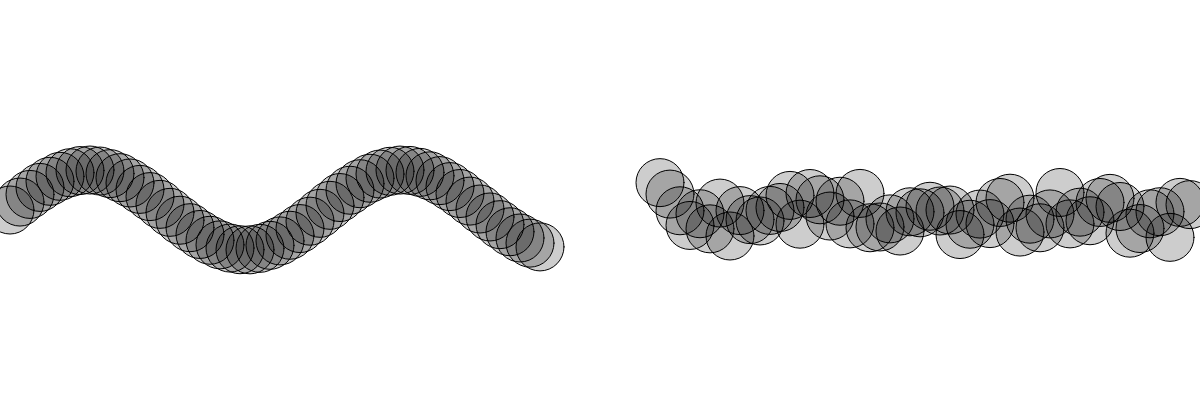
Frame 1 (no input)
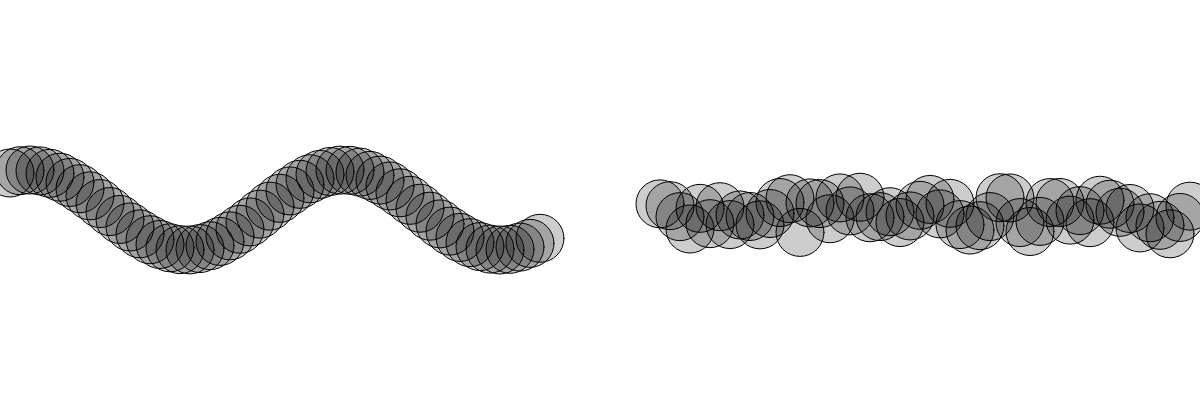
Frame 60 (no input)
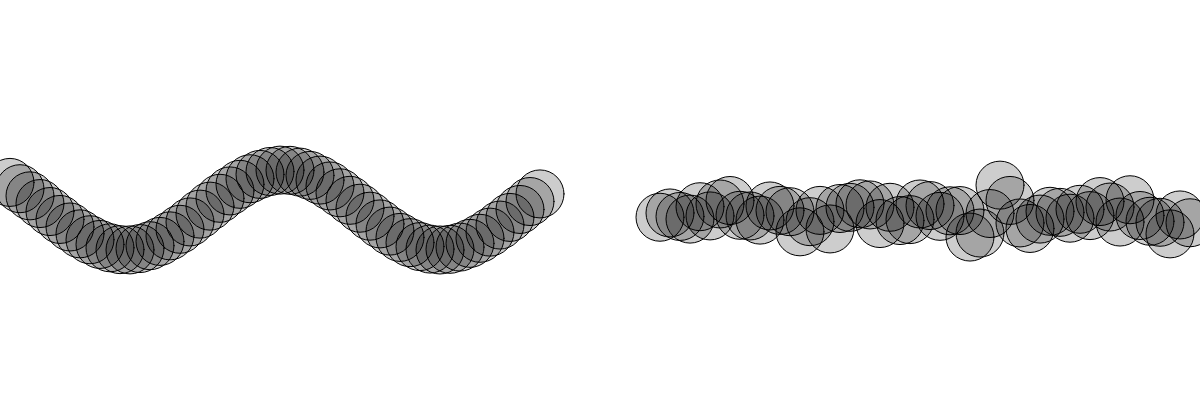
Frame 120 (the mouse pressed at the canvas centre since frame 60)

The p5.js sketch that drew these frames (run headless with seeded random() and noise() and a simulated clock; from frame 60 on, the mouse is pressed at the canvas centre):

// p5.js sketch
// ── sketch.js
let sineWave;
let perlinWave;
let amplitudeSlider;
let velocitySlider;
let offsetSlider;
let aP, oP;

function setup() {
  createCanvas(windowWidth, 420);
  sineWave = new Wave(10, width * 0.45, 0.2, 20);
  perlinWave = new Wave(width * 0.55, width - 10, 0.2, 20, 0.005);
  infoP = createP('Press "l" for line, "c" for circles');
  aP = createP();
  amplitudeSlider = createSlider(0, 180, 40);
  createDiv();
  vP = createP();
  velocitySlider = createSlider(0, 0.4, 0.2, 0.001);
  createDiv();
  oP = createP();
  offsetSlider = createSlider(0, 0.03, 0.005, 0.001);
  amplitudeSlider.style('width', '300px');
  velocitySlider.style('width', '300px');
  offsetSlider.style('width', '300px');
}

function draw() {
  background(255);
  displayInfo();
  applySliderChanges();
  sineWave.sine();
  perlinWave.perlin();
}

function applySliderChanges() {
  sineWave.amplitude = amplitudeSlider.value();
  perlinWave.amplitude = amplitudeSlider.value();
  sineWave.angleVel = velocitySlider.value();
  perlinWave.offsetChange = offsetSlider.value();
  perlinWave.angleVel = velocitySlider.value();
}

function displayInfo() {
  aP.html(`Amplitude: ${amplitudeSlider.value()}px`);
  vP.html(`Angular velocity for sine (left): ${velocitySlider.value()}`);
  oP.html(`Offset change for Perlin's noise (right): ${offsetSlider.value()}`);
}

class Wave {
  constructor(
    start,
    end,
    angularVelocity,
    amplitude,
    offsetChange,
    balls = true
  ) {
    this.angleVel = angularVelocity;
    this.startAngle = 0;
    this.xOff = 0;
    this.offsetChange = offsetChange;
    this.start = start;
    this.end = end;
    this.amplitude = amplitude;
    this.balls = balls;
  }

  sine() {
    this.angle = this.startAngle;
    this.startAngle += 0.02;

    beginShape();
    for (let x = this.start; x <= this.end; x += 10) {
      let y = map(
        sin(this.angle),
        -1,
        1,
        height / 2 + this.amplitude,
        height / 2 - this.amplitude
      );
      stroke(0);
      fill(0, 50);
      if (this.balls) {
        ellipse(x, y, 48, 48);
      } else {
        noFill();
        curveVertex(x, y);
      }
      this.angle += this.angleVel;
    }
    endShape();
  }

  perlin() {
    this.xOff += this.offsetChange;
    beginShape();
    for (let x = this.start; x <= this.end; x += 10) {
      let y = map(
        noise(this.xOff + x),
        0,
        1,
        height / 2 + this.amplitude,
        height / 2 - this.amplitude
      );
      stroke(0);
      fill(0, 50);
      if (this.balls) {
        ellipse(x, y, 48, 48);
      } else {
        noFill();
        curveVertex(x, y);
      }
    }
    endShape();
  }
}

function keyPressed() {
  if (key === 'c' || key === 'C') {
    sineWave.balls = true;
    perlinWave.balls = true;
  }
  if (key === 'l' || key === 'L') {
    sineWave.balls = false;
    perlinWave.balls = false;
  }
}
